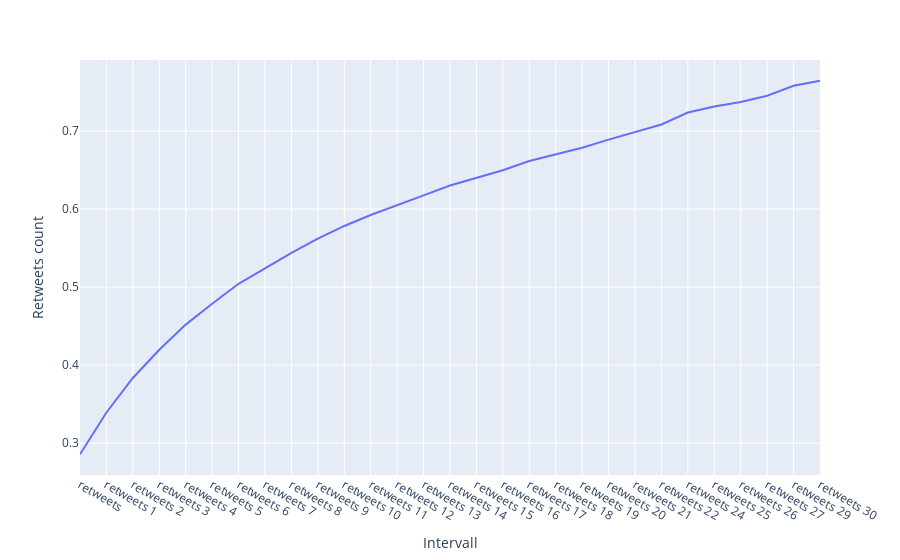

The code cell stored with this chart in its notebook:
### Markdown cell above
__Outlieres nicht entfernt__

### Code cell
t = df.tail(12000).mean()
fig = px.line(y=t, x = t.index, labels={'x':'Intervall', 'y':'Retweets count'})
fig.show()

### Figure 1 — Plotly figure (JSON) as saved in the notebook; plotly's stock layout.template omitted (floating-point values rounded to 4 significant figures)
{"data": [{"hoverlabel": {"namelength": 0}, "hovertemplate": "Intervall=%{x}<br>Retweets count=%{y}", "legendgroup": "", "line": {"color": "#636efa", "dash": "solid"}, "mode": "lines", "name": "", "showlegend": false, "type": "scatter", "x": ["retweets", "retweets 1", "retweets 2", "retweets 3", "retweets 4", "retweets 5", "retweets 6", "retweets 7", "retweets 8", "retweets 9", "retweets 10", "retweets 11", "retweets 12", "retweets 13", "retweets 14", "retweets 15", "retweets 16", "retweets 17", "retweets 18", "retweets 19", "retweets 20", "retweets 21", "retweets 22", "retweets 24", "retweets 25", "retweets 26", "retweets 27", "retweets 29", "retweets 30"], "xaxis": "x", "y": [0.2858, 0.3393, 0.3836, 0.4198, 0.4519, 0.4788, 0.5042, 0.5241, 0.544, 0.5621, 0.5783, 0.5924, 0.6046, 0.6176, 0.6302, 0.6399, 0.6497, 0.6616, 0.6705, 0.6785, 0.689, 0.6985, 0.7084, 0.7238, 0.7314, 0.7372, 0.7452, 0.758, 0.7644], "yaxis": "y"}], "layout": {"legend": {"tracegroupgap": 0}, "margin": {"t": 60}, "xaxis": {"anchor": "y", "domain": [0, 1], "title": {"text": "Intervall"}}, "yaxis": {"anchor": "x", "domain": [0, 1], "title": {"text": "Retweets count"}}}}
